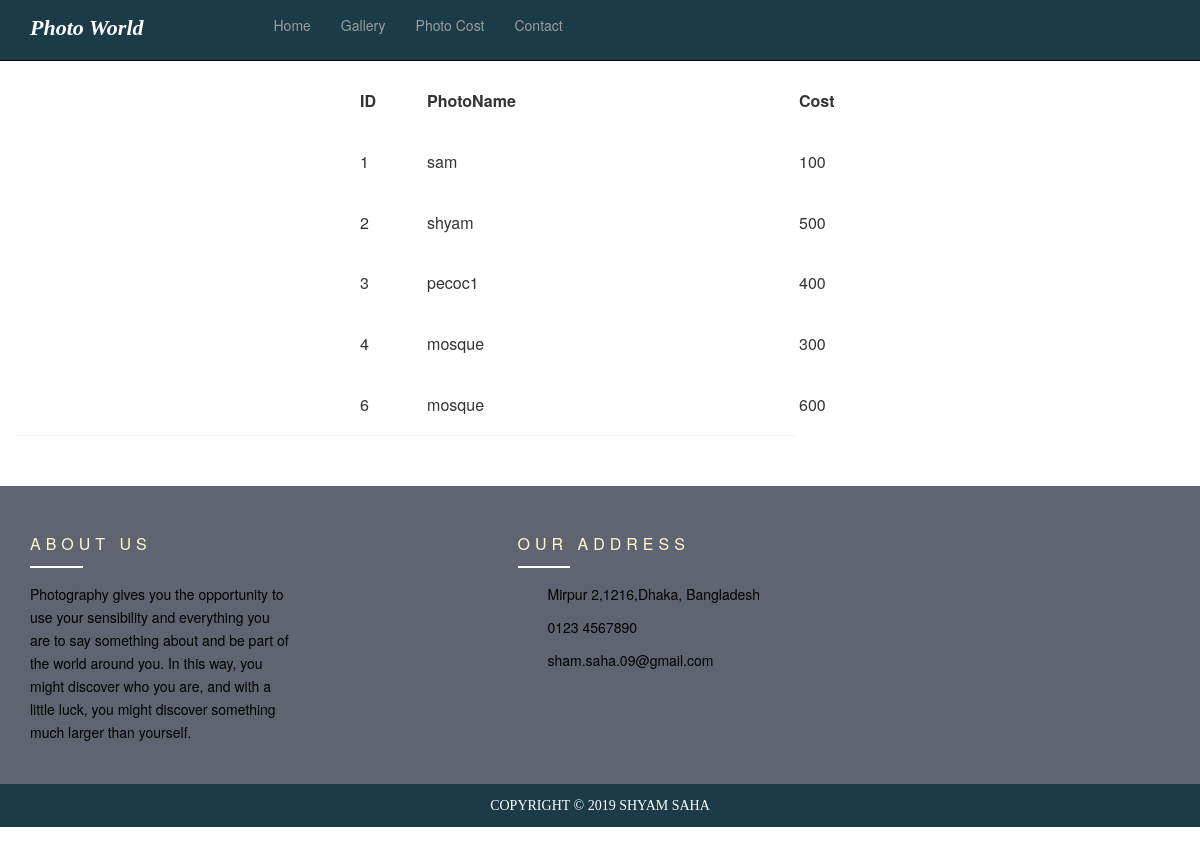
Page /fare.php on the committed database.
### tables this page shows
CREATE TABLE `photocost` (
  `id` int(26) NOT NULL,
  `pname` text NOT NULL,
  `cost` int(9) NOT NULL
);

### fare.php (the view, shortened to what this page needs)
<div style="margin: 0% 0% 00% 30%; ">
<?php
                        include("connection.php");
                        $query = "SELECT * FROM photocost";
                        $data = mysqli_query($conn, $query);
                        $total = mysqli_num_rows($data);
                        if($total != 0)
                        {
                            ?>
                            <table style="width: 70%;height: 50%">
                                <tr>
                                    <th>ID</th>
                                     <th>PhotoName</th>
                                    <th>Cost</th>
                                </tr>
                        <?php
                        while($result = mysqli_fetch_assoc($data))
                        {
                            echo "<tr>
                                    <td>".$result['id']."</td>
                                    <td>".$result['pname']."</td>
                                    <td>".$result['cost']."</td>
                                 </tr>";
                        }
                        }
                        ?>
                    </table>
</div>
<!DOCTYPE html>
<html lang="en">
<head>
    <link href="css/bootstrap.min.css" rel="stylesheet">
    <link href="css/blog-home.css" rel="stylesheet">
    <link href="style.css" rel="stylesheet">
</head>
<body >
<nav style="background:#1b3b48" class="navbar navbar-inverse navbar-fixed-top" role="navigation">
    <div class="container">
        <div >
            <a class="navbar-brand" style="color:white;margin-right:100px;margin-bottom: 10px;font:italic bold 22px Georgia, serif;" href="index.php"><b >Photo World</b></a>
        </div>
        <div class="collapse navbar-collapse" id="bs-example-navbar-collapse-1">
            <ul class="nav navbar-nav">
                <li>
                    <a href="index.php">Home</a>
                </li>
                <li>
                    <a href="gallery.php">Gallery</a>
                </li>
                <li>
                    <a href="#"> Photo Cost</a>
                </li>
                <li>
                    <a href="contact/contact.html">Contact</a>
                </li>
            </ul>
        </div>
    </div>
</nav>
<div class="container">
    <div class="row">
        <div class="col-md-8">
        </div>
    </div>
</div>
<footer class="footer">
    <div class="footer-top">
        <div class="container">
            <div class="row footer-top-inner">
                <div class="col-sm-3">
                    <div class="footer-text">
                        <h4>About us</h4>
                        <p>
                            Photography gives you the opportunity to use your sensibility and everything you are to say something about and be part of the world around you. In this way, you might discover who you are, and with a little luck, you might discover something much larger than yourself.</p>
                    </div>
                </div>
                <div class="col-sm-2">
                </div>
                <div class="col-sm-3">
                    <div class="footer-address">
                        <h4>Our Address</h4>
                        <ul>
                            <li>
                                <a  class="house-ico" href="#">
                                    Mirpur 2,1216,Dhaka, Bangladesh
                                </a>
                            </li>
                            <li>
                                <a class="phone-ico" href="#">
                                    0123 4567890
                                </a>
                            </li>
                            <li>
                                <a class="msge-ico" href="#">
                                    sham.saha.09@gmail.com
                                </a>
                            </li>
                        </ul>
                    </div>
                </div>
            </div>
        </div>
    </div>
    <div class="footer-bottom">
        <div class="container">
            <div class="col-xs-12">
                <h5>Copyright © 2019 <a target="_new" href="">Shyam Saha</a></h5>
            </div>
        </div>
    </div>
</footer>
</body>
</html>

### css/blog-home.css (style rules this page uses)
body { padding-top: 70px; }
footer { margin: 50px 0; }

### style.css (style rules this page uses)
nav { background-color: blue; }
.col-md-8 { background-color: whitesmoke; }
.footer, .footer a { font-size: 14px; line-height: 23px; color: black; }
.footer h4 { text-transform: uppercase; font-size: 16px; line-height: 15px; color: lemonchiffon; letter-spacing: 5px; margin: 0px; }
.footer h4:after { content: ''; background: #fff; width: 20%; height: 2px; display: block; margin: 15px 0px; }
.footer ul { list-style-type: none; padding: 0px; }
.footer-top { background: #606470; text-align: left; padding: 50px 0 30px; }
.footer-address a { padding-left: 30px; display: inline-block; vertical-align: top; position: relative; margin-bottom: 10px; }
.footer-address a.house-ico:before { font-family: 'FontAwesome'; content: '\f015'; position: absolute; font-size: 16px; left: 0; }
.footer-address a.phone-ico:before { font-family: 'FontAwesome'; content: '\f095'; position: absolute; font-size: 16px; left: 0; }
.footer-address a.msge-ico:before { font-family: 'FontAwesome'; content: '\f0e0'; position: absolute; font-size: 16px; left: 0; }
.footer-bottom { text-align: center; background: #1b3b48; padding: 10px; text-transform: uppercase; }
.footer-bottom h5 { line-height: 16px; font-size: 14px; color: #fff; font-family: 'RalewayLight'; margin: 0; font-weight: normal; }
.footer-bottom h5 a { color: #fff; }

### rows in the picture
photocost: id "1", pname "sam", cost "100"
photocost: id "2", pname "shyam", cost "500"
photocost: id "3", pname "pecoc1", cost "400"
photocost: id "4", pname "mosque", cost "300"
photocost: id "6", pname "mosque", cost "600"
